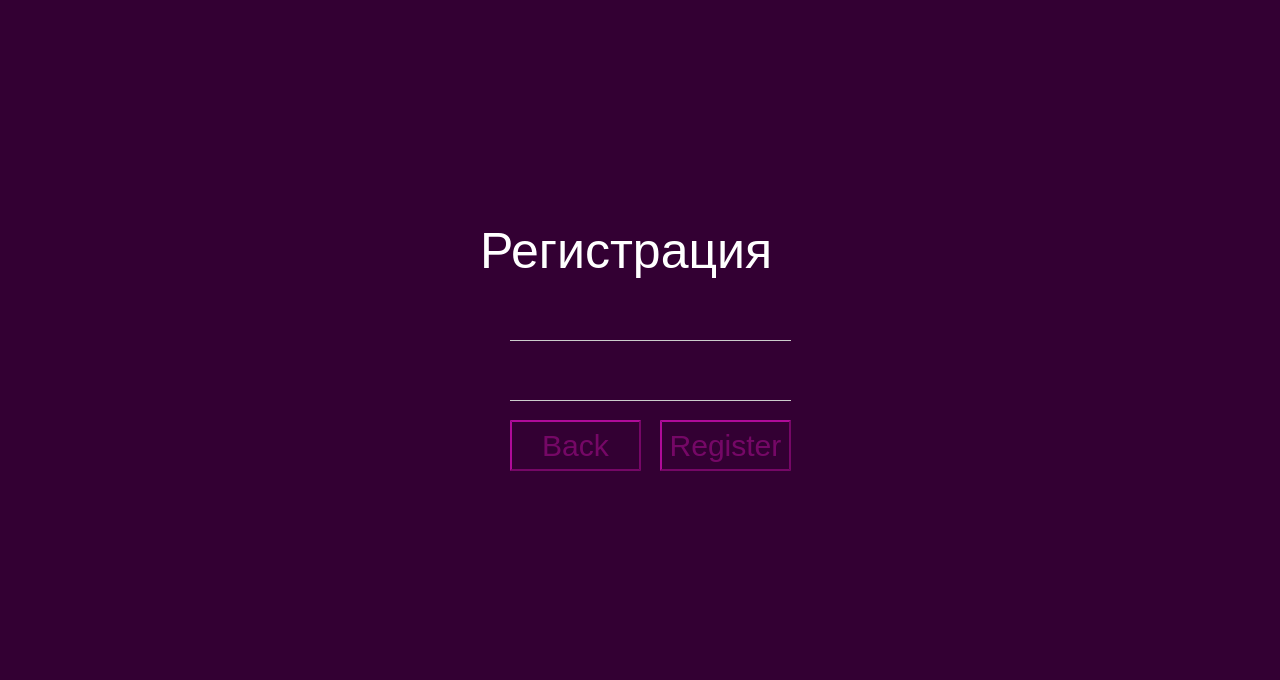
<?xml version="1.0" encoding="UTF-8"?>
<ui version="4.0">
 <class>Form</class>
 <widget class="QWidget" name="Form">
  <property name="geometry">
   <rect>
    <x>0</x>
    <y>0</y>
    <width>1280</width>
    <height>680</height>
   </rect>
  </property>
  <property name="windowTitle">
   <string>Form</string>
  </property>
  <property name="styleSheet">
   <string notr="true">background-color: #330033;
background-image: url(&quot;/Users/A/Desktop/Application 2/endless.svg&quot;);</string>
  </property>
  <widget class="QPushButton" name="back_b">
   <property name="geometry">
    <rect>
     <x>510</x>
     <y>420</y>
     <width>131</width>
     <height>51</height>
    </rect>
   </property>
   <property name="styleSheet">
    <string notr="true">    color:rgb(117, 7, 102);
	text-transform: none;
    text-indent: 0px;
    text-shadow: none;
    display: inline-block;
    text-align: center;
    cursor: default;
    font: 400 13.3333px Arial;
    border-width: 2px;
    border-style: outset;
	font-size: 30px;</string>
   </property>
   <property name="text">
    <string>Back</string>
   </property>
  </widget>
  <widget class="QPushButton" name="log_b">
   <property name="geometry">
    <rect>
     <x>660</x>
     <y>420</y>
     <width>131</width>
     <height>51</height>
    </rect>
   </property>
   <property name="styleSheet">
    <string notr="true">    color:rgb(117, 7, 102);
	text-transform: none;
    text-indent: 0px;
    text-shadow: none;
    display: inline-block;
    text-align: center;
    cursor: default;
    font: 400 13.3333px Arial;
    border-width: 2px;
    border-style: outset;
	font-size:30px;</string>
   </property>
   <property name="text">
    <string>Register</string>
   </property>
  </widget>
  <widget class="QLabel" name="label">
   <property name="geometry">
    <rect>
     <x>480</x>
     <y>220</y>
     <width>331</width>
     <height>61</height>
    </rect>
   </property>
   <property name="styleSheet">
    <string notr="true">color: white;
font: 75 8pt &quot;Montserrat&quot;;
font-size: 50px;</string>
   </property>
   <property name="text">
    <string>Регистрация</string>
   </property>
  </widget>
  <widget class="QLineEdit" name="lineEdit_2">
   <property name="geometry">
    <rect>
     <x>510</x>
     <y>370</y>
     <width>281</width>
     <height>31</height>
    </rect>
   </property>
   <property name="styleSheet">
    <string notr="true">  border: none;
  border-bottom: 1px solid #ccc;
color: white;
font-size: 20px;
text-align: center;</string>
   </property>
  </widget>
  <widget class="QLineEdit" name="lineEdit">
   <property name="geometry">
    <rect>
     <x>510</x>
     <y>310</y>
     <width>281</width>
     <height>31</height>
    </rect>
   </property>
   <property name="styleSheet">
    <string notr="true">  border: none;
  border-bottom: 1px solid #ccc;
color: white;
font-size: 20px;
text-align: center;</string>
   </property>
  </widget>
 </widget>
 <resources/>
 <connections/>
</ui>
